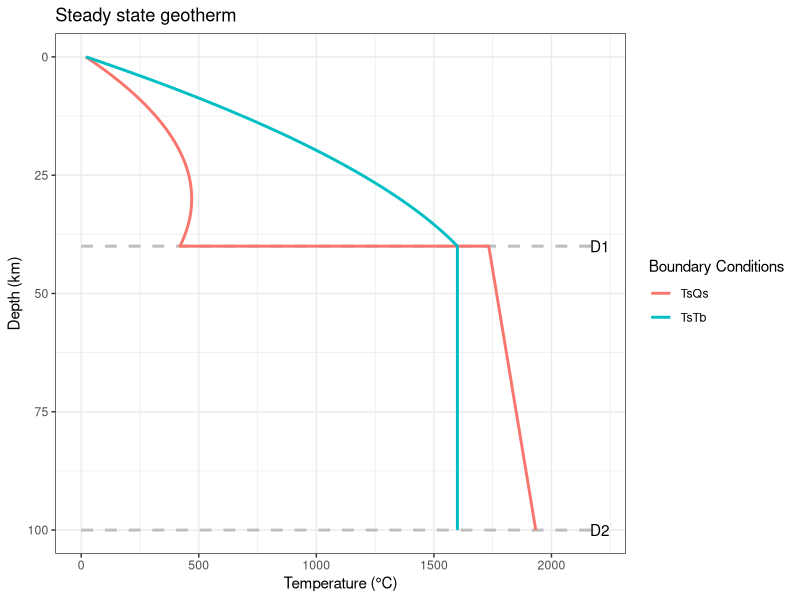

Write the R code that produced this figure.
# This script calculates a steady state geotherm based on equations derived in
# class on 1/24/19 and plots the geotherm utilizing multiple layers.
# Updated 2019.01.29 CH.


## SETUP -----------------------------------------------------------------------

# Load ggplot2.
library(ggplot2)


## INPUT CONSTANTS AND VALUES --------------------------------------------------

# Input constants and values.
# Convert values to the correct units for calculations.

# Common inputs:
# Oceanic surface heat flow ranges from 59 to 95 mW/m^2.
# Continental surface heat flow ranges from 38 to 200 mW/m^2.
# Thermal conductivity.
# Reasonable values: k is between 1.5 and 3.0 J/(s*m*K).
# Heat production.
# "Heat production measurements from 31 exposed granulite terranes range from 
# 0.1 to 2.7 μW m−3, with a mean of 0.68 ± 0.62 μW m−3 and a median of 0.45 
# μW m−3."  (Furlong and Chapman, 2013)
# "Average heat production from compilations of continental lithospheric 
# peridotites varies from 0.006 μW m−3 in exposed off-craton massifs to 
# 0.044 μW m−3 in cratonic xenoliths (Rudnick et al. 1998)" 
# (Furlong and Chapman, 2013)
# Felsic rock heat production: 1 to 4 μW/m^3
# Median upper crust heat production: 1.50 μW/m^3
# Median lower crust heat production: 1.45 μW/m^3


# LAYER 1: continental crust
D1.km = 40              # depth of layer 1 relative to the surface [km]
  D1 = D1.km * 1000     # depth of layer 1 relative to the surface [m]
Ts1.C = 20              # temperature at the surface of layer 1 [°C]
  Ts1 = Ts1.C + 273.15  # temperature at the surface of layer 1 [K]
Tb1.C = 1600            # basal temperature of layer 1 [°C]
  Tb1 = Tb1.C + 273.15  # basal temperature of layer 1 [K]
Qs1.mW = 90             # surface heat flow of layer 1 [mW/m^2]
  Qs1 = Qs1.mW / 1000   # surface heat flow of layer 1 [W/m^2]
Qb1.mW = 10             # basal heat flow of layer 1 [mW/m^2]
  Qb1 = Qb1.mW / 1000   # basal heat flow of lyaer 1 [W/m^2]
A1.uW = 3               # heat production in layer 1 [μW/m^3]
  A1 = A1.uW * 10^-6    # heat production in layer 1 [W/m^3]
k1 = 3                  # thermal conductivity of layer 1 [J/(s*K*m) or W/(m*K)]

# LAYER 2: lithospheric mantle
D2.km = 100             # depth of layer 2 relative to the surface [km]
  D2 = D2.km * 1000     # depth of layer 2 relative to the surface [m]
Ts2.C = Tb1.C           # T at the surface of layer 2 (Tb of layer 1) [°C]
  Ts2 = Ts2.C + 273.15  # T at the surface of layer 2 (Tb of layer 1) [K]
Tb2.C = 1600            # basal temperature of layer 2 [°C]
  Tb2 = Tb2.C + 273.15  # basal temperature of layer 2 [K]
Qs2.mW = Qb1.mW         # surface heat flow of layer 2 (Qb of layer 1) [mW/m^2]
  Qs2 = Qs2.mW / 1000   # surface heat flow of layer 2 (Qb of layer 1) [W/m^2]
Qb2.mW = 60             # basal heat flow of layer 2 [mW/m^2]
  Qb2 = Qb2.mW / 1000   # basal heat flow of lyaer 3 [W/m^2]
A2.uW = 0               # heat production in layer 2 [μW/m^3]
  A2 = A2.uW * 10^-6    # heat production in layer 2 [W/m^3]
k2 = 3                  # thermal conductivity of layer 2 [J/(s*K*m) or W/(m*K)]


## CALCULATIONS AND PLOT 1: Boundary conditions Ts, Tb -------------------------

# Boundary condtions:
# 1. T = T.s at z = 0 (constant surface temperature)
# 2. T = T.b at z = D (constant basal temperature)

# Assumptions:
# 1. U.z = 0  No advection.
# 2. A is constant and set above.
# 3. See variables and assigned values above.


# CALCULATE Tz:

# For 0 ≤ z < D, calculate temperature for a given z value (Tz).

  # Create a data frame with a column of z values from 0 to D1 in m.
  DF.BC1A <- data.frame("z" = seq(from = 0, to = D1, by = 1000))

  # Calculate Tz for layer 1.
  DF.BC1A$Tz <- Ts1 +
    (((Tb1 - Ts1) + ((A1 * (D1 ^ 2)) / (2 * k1))) / D1) * DF.BC1A$z -
    ((A1 * (DF.BC1A$z ^ 2)) / (2 * k1))

# For z > D, calculate temperature for a given z value (Tz).
  
  # Create a data frame with a column of z values from D1 to D2 in m.
  DF.BC1B <- data.frame("z" = seq(from = D1, to = D2, by = 1000))

  # Calculate Tz for layer 2.
  DF.BC1B$Tz <- Tb2 +
    (DF.BC1B$z - D2) * ((((Tb2 - Ts2) + ((A2 * (D2 ^ 2)) / (2 * k2))) / D2) - 
                        ((A2 * D2) / k2))

  # Bind data frames vertically to prepare for plotting.
  DF.BC1 <- rbind(DF.BC1A, DF.BC1B)
  # Remove extra data frames.
  rm(DF.BC1A, DF.BC1B)


# # PLOT T vs. z:
# 
# ggplot() +
#   # Plot Tz vs. z for boundary conditions 1.
#   geom_path(data = DF.BC1,
#             aes(x = Tz - 273.15,
#                 y = z / 1000),
#             color = "darkblue",
#             size = 1) +
#   # Make y axis plot in reverse order (0 depth at top of plot).
#   scale_y_reverse() +
#   # Change to simpler ggplot2 theme.
#   theme_bw() +
#   labs(title = "Steady state geotherm (Boundary condtions: constant Ts, constant Tb)",  # Title plot.
#        x = "Temperature (°C)",  # Label x axis.
#        y = "Depth (km)")  # Label y axis.


## CALCULATIONS AND PLOT 2: Boundary conditions Ts, Qs -------------------------

# Boundary condtions:
# 1. T = T.s at z = 0 (constant surface temperature)
# 2. Q = Q.s at z = D (constant surface heat flow)

# Assumptions:
# 1. U.z = 0  No advection.
# 2. A is constant and set above.
# 3. See variables and assigned values above.


# CALCULATE Tz:

# For 0 ≤ z < D, calculate temperature for a given z value (Tz).

  # Create a data frame with a column of z values from 0 to D1 in m.
  DF.BC2A <- data.frame("z" = seq(from = 0, to = D1, by = 1000))

  # Calculate Tz for layer 1.
  DF.BC2A$Tz <- Ts1 +
    ((Qs1 / k1) * DF.BC2A$z) -
    ((A1 * (DF.BC2A$z ^ 2)) / (2 * k1))
  
# For z > D, calculate temperature for a given z value (Tz).
  
  # Create a data frame with a column of z values from D1 to D2 in m.
  DF.BC2B <- data.frame("z" = seq(from = D1, to = D2, by = 1000))

  # Calculate Tz for layer 2.
  DF.BC2B$Tz <- Ts2 +
    (((Qs2 * D2) / k2) - ((A2 * (D2 ^ 2)) / (2 * k2))) +
    ((Qs2 - (A2 * D2)) / k2) * (DF.BC2B$z - D2)
  
# Bind data frames vertically to prepare for plotting.
  DF.BC2 <- rbind(DF.BC2A, DF.BC2B)
  # Remove extra data frames.
  rm(DF.BC2A, DF.BC2B)
  
  
# # PLOT T vs. z:
#   
#   ggplot() +
#     # Plot Tz vs. z for boundary conditions 2.
#     geom_path(data = DF.BC2,
#               aes(x = Tz - 273.15,
#                   y = z / 1000),
#               color = "cadetblue3",
#               size = 1) +
#     # Make y axis plot in reverse order (0 depth at top of plot).
#     scale_y_reverse() +
#     # Change to simpler ggplot2 theme.
#     theme_bw() +
#     labs(title = "Steady state geotherm (Boundary condtions: constant Ts, constant Qs)",  # Title plot.
#          x = "Temperature (°C)",  # Label x axis.
#          y = "Depth (km)")  # Label y axis.
  

## PLOT BOTH GEOTHERMS ---------------------------------------------------------

# Combine solutions into one data frame.
  DF.BC1$BC <- "TsTb"
  DF.BC2$BC <- "TsQs"
  DF <- rbind(DF.BC1, DF.BC2)
  
# PLOT T vs. z:
  
  ggplot() +
    # Make a dashed horizontal line showing the depth of D1.
    geom_line(aes(x = seq(from = 0, to =  max(DF$Tz), by = 100),
                  y = D1.km),
              size = 1,
              color = "gray",
              linetype = 2) +
    # Label D1 line.
    geom_text(aes(x = max(DF$Tz), 
                  y = D1.km, 
                  label = "D1")) +
    # Make a dashed horizontal line showing the depth of D1.
    geom_line(aes(x = seq(from = 0, to =  max(DF$Tz), by = 100),
                  y = D2.km),
              size = 1,
              color = "gray",
              linetype = 2) +
    # Label D2 line.
    geom_text(aes(x = max(DF$Tz), 
                  y = D2.km, 
                  label = "D2")) +
    # Plot Tz vs. z for boundary conditions 1, color by boundary condtions.
    geom_path(data = DF,
              aes(x = Tz - 273.15,
                  y = z / 1000,
                  color = BC),
              size = 1) +
    # Make y axis plot in reverse order (0 depth at top of plot).
    scale_y_reverse() +
    # Change to simpler ggplot2 theme.
    theme_bw() +
    # Change legend title.
    guides(color = guide_legend(title = "Boundary Conditions")) +
    # Title plot and label axes.
    labs(title = "Steady state geotherm",  # Title plot.
         x = "Temperature (°C)",  # Label x axis.
         y = "Depth (km)")  # Label y axis.
  